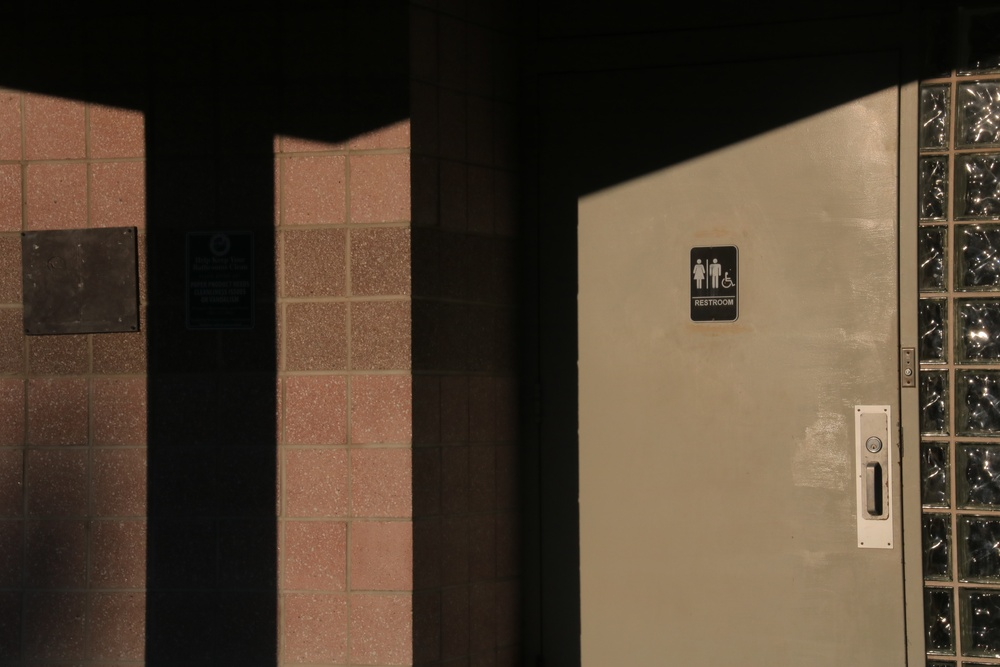
%> input picture HW_02_Ashwathsreedhar_Halemane_DIR/IMG_2548__Needs_Contrast_Enhancement.jpg, 1000 x 667 px, shrunk from 3984 x 2656 before the run
$ octave --eval "ivy_grape('IMG_2548__Needs_Contrast_Enhancement.jpg');"   (GNU Octave 9; MATLAB toolbox functions it lacks are replaced by stand-ins)
%> lines starting %> are read from the running program, lines starting %| are printed output that depends on the picture; in (x1, y1, x2, y2) boxes, pixels count from 0 and x2, y2 are one past the last pixel; in counts of white or black regions, pixels touching at a corner belong together; the program's own positions count from 1
function ivy_grape(inputArg1)
%> called with inputArg1 = 'IMG_2548__Needs_Contrast_Enhancement.jpg'
%UNTITLED Summary of this function goes here
%   Detailed explanation goes here
% outputArg1 = inputArg1;
% outputArg2 = inputArg2;
im = imread(inputArg1)
%> im is the input picture: size 667x1000x3 uint8; mean R, G, B 78, 63.6, 48.5
im_gray = im2double( im( 2:2:end, 2:2:end, 2) );
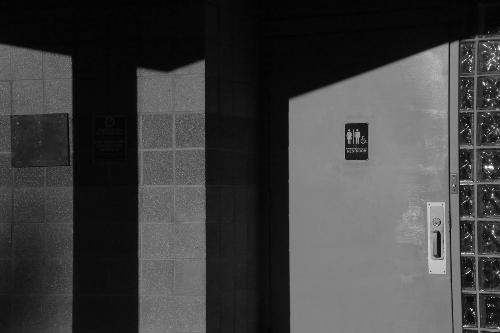
%> im_gray: size 333x500 double; min 0.00392, max 1, mean 0.25

threshold = 0.5;

% binary_image = im_gray > threshold;
binary_image = imbinarize(im_gray, threshold);
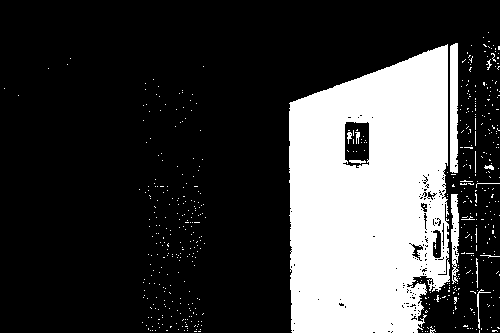
%> binary_image: size 333x500 logical; 24.4% white; 540 white regions (527 under 20 px), largest, box (x1, y1, x2, y2) and area: (289, 44, 450, 333) 37834, (450, 43, 458, 173) 1000, (451, 194, 459, 284) 503

segmented_image = adapthisteq(im_gray);
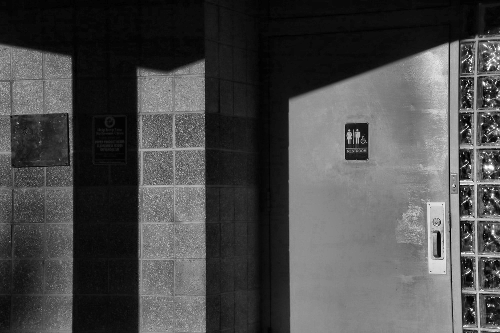
%> segmented_image: size 333x500 double; min 0, max 1, mean 0.294

imshow(segmented_image);
title('White Ivy and black leaves');

end

$ run again, on HW_02_Ashwathsreedhar_Halemane_DIR/IMG_2663_DEER_with_Ears.jpg
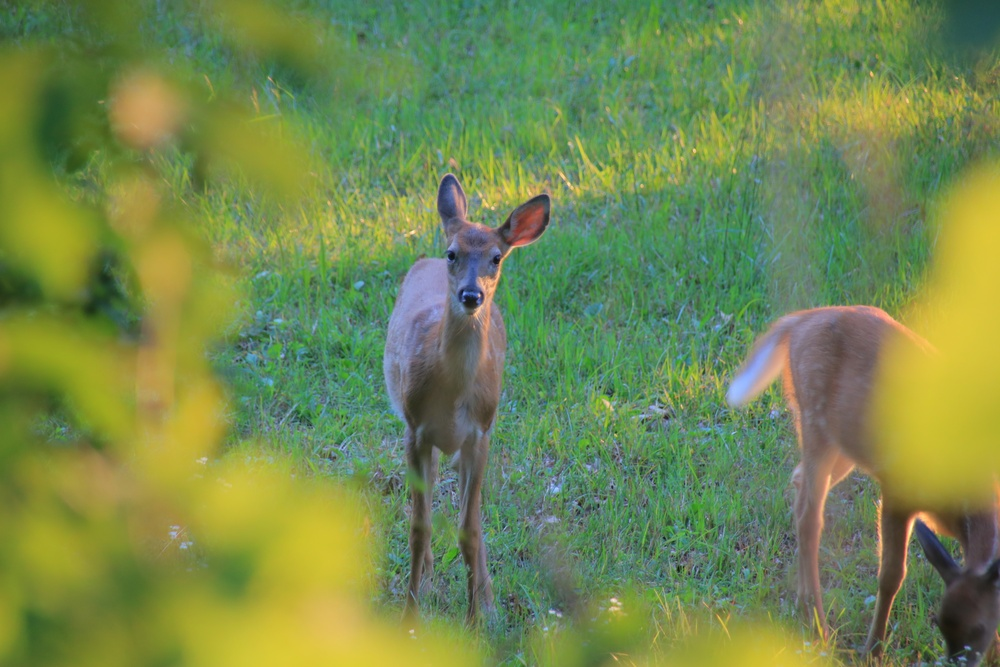
%> input picture HW_02_Ashwathsreedhar_Halemane_DIR/IMG_2663_DEER_with_Ears.jpg, 1000 x 667 px, shrunk from 3984 x 2656 before the run
%> in ivy_grape, im is the input picture: size 667x1000x3 uint8; mean R, G, B 115.7, 136.6, 79.3
%> in ivy_grape, `binary_image = imbinarize(im_gray, threshold);`:
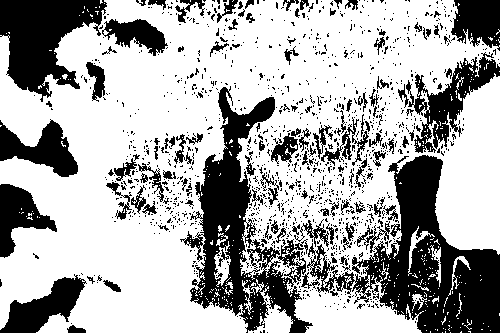
%> binary_image: size 333x500 logical; 67% white; 1270 black regions (1156 under 20 px), largest, box (x1, y1, x2, y2) and area: (301, 155, 500, 333) 13474, (180, 86, 313, 333) 10884, (0, 0, 107, 102) 6129
%> in ivy_grape, `segmented_image = adapthisteq(im_gray);`:
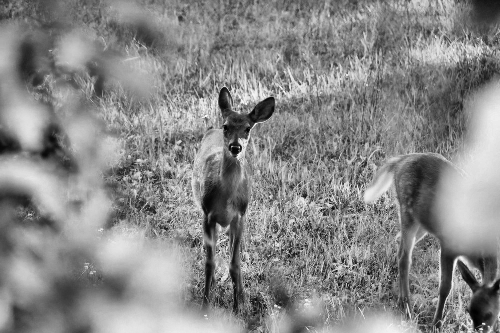
%> segmented_image: size 333x500 double; min 0, max 1, mean 0.535
